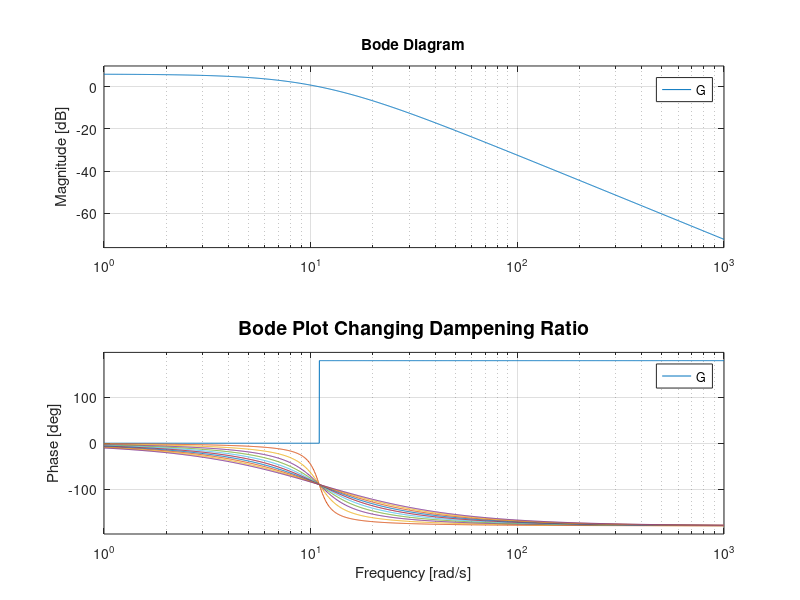
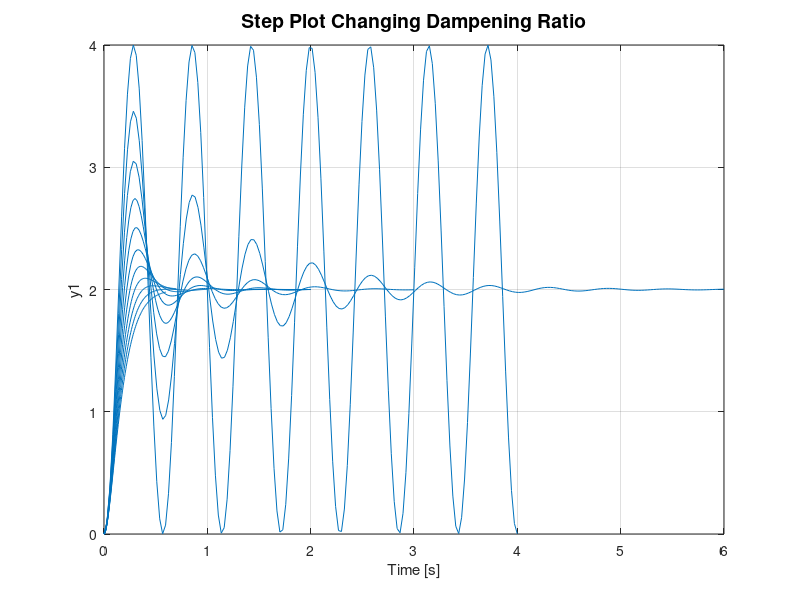
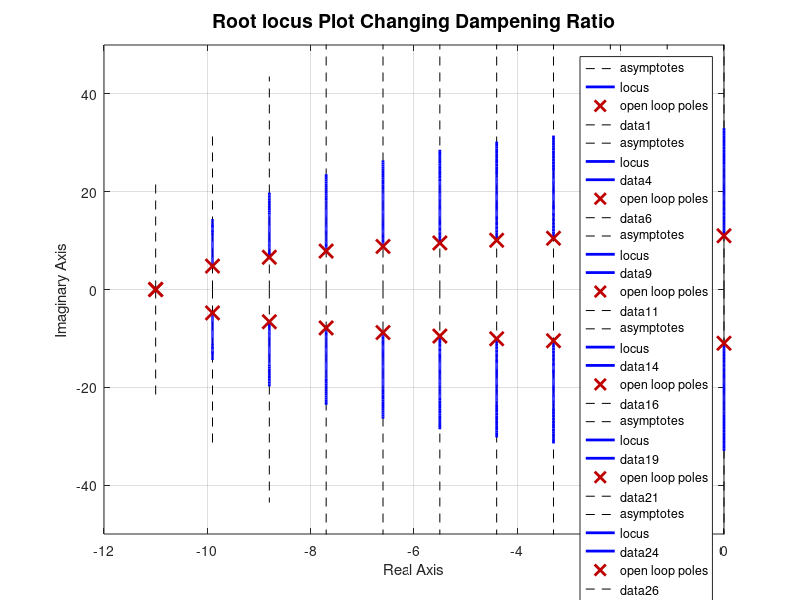

Write the MATLAB code that produced these figures, in order.
%-----------------------------------------------------------------------%
%                     GNU GENERAL PUBLIC LICENSE                        %
%                       Version 3, 29 June 2007                         %
%                                                                       %
%   This function shows the efects of changing zeta on many plots       %
%                 and compare it with a 2nd Order TF                    %
%                                                                       %
%                  Copyright © 2019  Matthew J Read                     %
% ----------------------------------------------------------------------%
function UP862752_Bode_Plot_Changing_Zeta()
zeta = (0 :0.1: 1);    % Dampening ratio decrements in steps of 0.1 from 1 to 0
s = tf('s');           % Create a continuous-time transfer function model.
figure(1);
for i = 1:length(zeta) % % Forloop from 1 to 11 to plug in zeta into the equations
G = 242/((s^2)+(2*(zeta(i))*11*s)+(121)); % 2nd Order equation
bode(G) % Bode plot G
grid on % Enable Grid
hold on % Hold data
title('Bode Plot Changing Dampening Ratio','FontSize',14) % Create title
end
figure(2);
for i = 1:length(zeta) % % Forloop from 1 to 11 to plug in zeta into the equations
G = 242/((s^2)+(2*(zeta(i))*11*s)+(121)); % 2nd Order equation
step(G)         % Step response of plot G
axis([0 6 0 4]) % Set axis limits
grid on         % Enable Grid
hold on         % Hold data
title('Step Plot Changing Dampening Ratio','FontSize',14) % Create title
end
figure(3);
for i = 1:length(zeta) % % Forloop from 1 to 11 to plug in zeta into the equations
G = 242/((s^2)+(2*(zeta(i))*11*s)+(121)); % 2nd Order equation
rlocus(G)            % Root locus plot G
axis([-12 0 -50 50]) % Set axis limits
grid on              % Enable Grid
hold on              % Hold data
title('Root locus Plot Changing Dampening Ratio','FontSize',14) % Create title
end
end      % This code takes about 1 min seconds to run (depends on prossesor)
